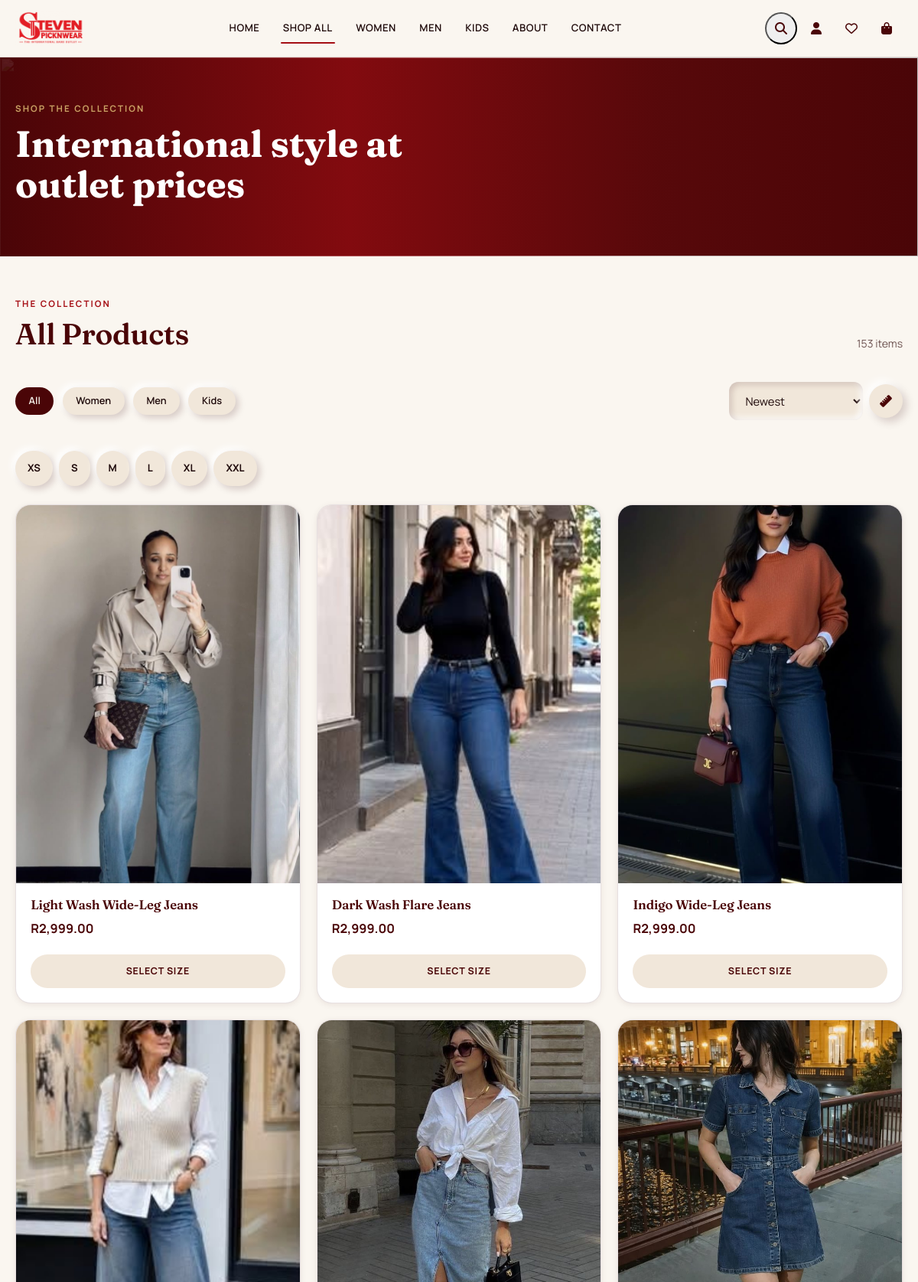
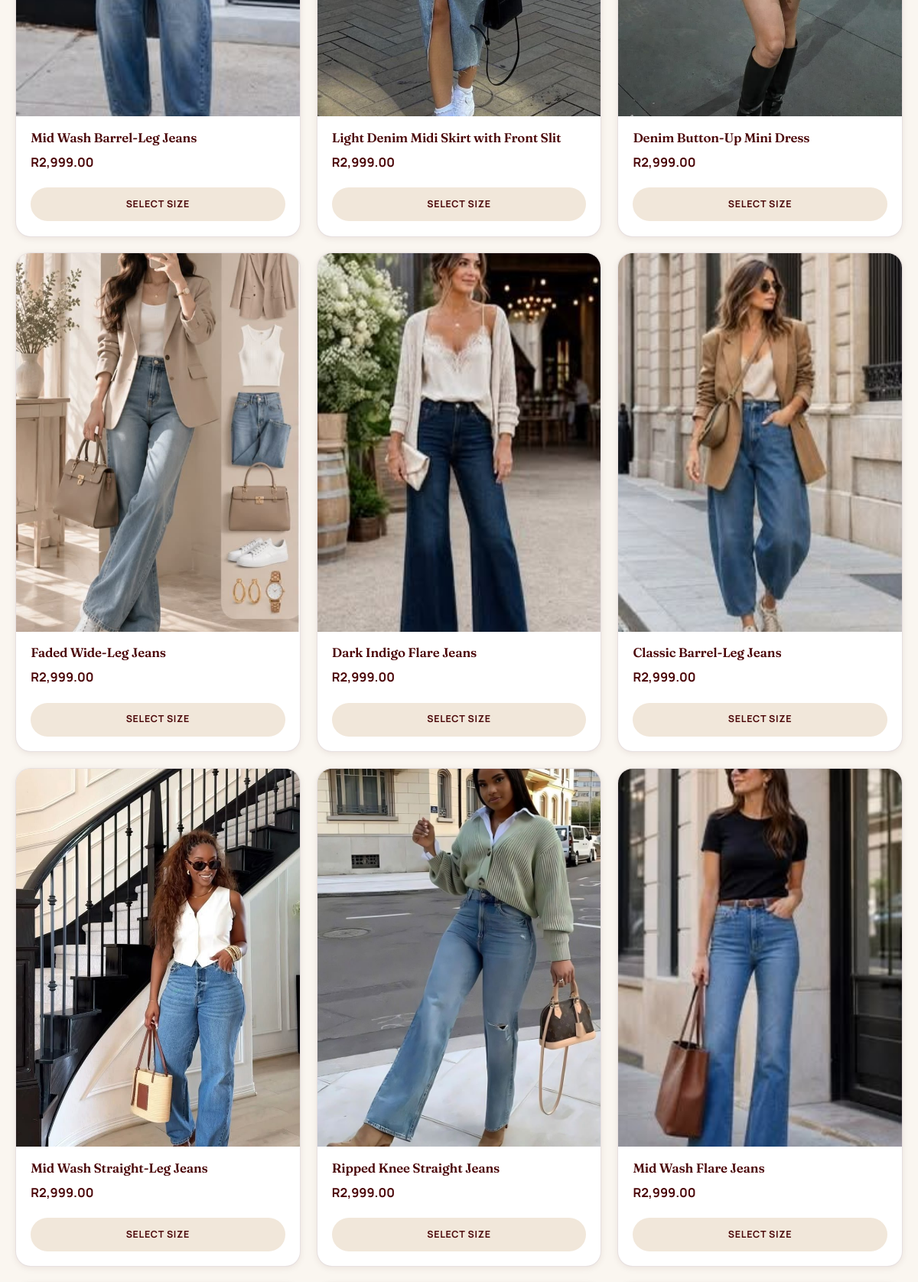
The page /shop.php (upper part) on the database its author committed (2 pictures, top to bottom).
### tables this page shows
CREATE TABLE IF NOT EXISTS `categories` (
  `id`         INT UNSIGNED NOT NULL AUTO_INCREMENT,
  `name`       VARCHAR(120) NOT NULL,
  `slug`       VARCHAR(140) NOT NULL UNIQUE,
  `parent_id`  INT UNSIGNED DEFAULT NULL,
  `image`      VARCHAR(500) DEFAULT NULL,
  `status`     ENUM('active','inactive') NOT NULL DEFAULT 'active',
  `sort_order` INT NOT NULL DEFAULT 0,
  `created_at` DATETIME NOT NULL DEFAULT CURRENT_TIMESTAMP,
  PRIMARY KEY (`id`),
  KEY `idx_slug` (`slug`),
  KEY `idx_parent` (`parent_id`)
);

CREATE TABLE IF NOT EXISTS `products` (
  `id`                 INT UNSIGNED NOT NULL AUTO_INCREMENT,
  `category_id`        INT UNSIGNED DEFAULT NULL,
  `name`               VARCHAR(200) NOT NULL,
  `slug`               VARCHAR(220) NOT NULL UNIQUE,
  `description`        LONGTEXT DEFAULT NULL,
  `short_desc`         TEXT DEFAULT NULL,
  `type`               ENUM('simple','variable') NOT NULL DEFAULT 'variable',
  `base_price`         DECIMAL(10,2) NOT NULL DEFAULT 0.00,
  `sale_price`         DECIMAL(10,2) DEFAULT NULL,
  `sku`                VARCHAR(80) DEFAULT NULL UNIQUE,
  `stock_status`       ENUM('in_stock','out_of_stock','on_backorder') NOT NULL DEFAULT 'in_stock',
  `stock_qty`          INT NOT NULL DEFAULT 0,
  `featured_image`     VARCHAR(500) DEFAULT NULL,
  `is_featured`        TINYINT(1) NOT NULL DEFAULT 0,
  `is_sale`            TINYINT(1) NOT NULL DEFAULT 0,
  `is_one_of_a_kind`   TINYINT(1) NOT NULL DEFAULT 0,
  `status`             ENUM('published','draft') NOT NULL DEFAULT 'draft',
  `tags`                VARCHAR(500) DEFAULT NULL,
  `meta_title`         VARCHAR(200) DEFAULT NULL,
  `meta_desc`          VARCHAR(320) DEFAULT NULL,
  `created_at`         DATETIME NOT NULL DEFAULT CURRENT_TIMESTAMP,
  `updated_at`         DATETIME NOT NULL DEFAULT CURRENT_TIMESTAMP ON UPDATE CURRENT_TIMESTAMP,
  PRIMARY KEY (`id`),
  KEY `idx_slug` (`slug`),
  KEY `idx_category` (`category_id`),
  KEY `idx_featured` (`is_featured`),
  KEY `idx_sale` (`is_sale`),
  KEY `idx_stock` (`stock_status`),
  KEY `idx_status` (`status`)
);

### config/security.php (called while the page is built, shortened)
<?php
function sanitize(mixed $data): mixed
{
    return htmlspecialchars(strip_tags(trim($data)), ENT_QUOTES, 'UTF-8');
}

### classes/ProductRepository.php (called while the page is built, shortened)
<?php
final class ProductRepository
{
    public function getAll(array $filters = [], int $page = 1, int $perPage = PRODUCTS_PER_PAGE): array
    {
        $where  = ['1=1'];
        $params = [];
        $status = $filters['status'] ?? 'published';
        if ($status !== 'all') {
            $where[] = 'p.status = :status';
            $params[':status'] = $status;
        }
        $orderBy = match ($filters['sort'] ?? 'newest') {
            'price_asc'  => 'COALESCE(p.sale_price, p.base_price) ASC',
            'price_desc' => 'COALESCE(p.sale_price, p.base_price) DESC',
            'name'       => 'p.name ASC',
            default      => 'p.created_at DESC',
        };
        $whereSql = implode(' AND ', $where);
        $countStmt = db()->prepare("SELECT COUNT(*) FROM products p LEFT JOIN categories c ON c.id = p.category_id WHERE $whereSql");
        $countStmt->execute($params);
        $total = (int) $countStmt->fetchColumn();
        $perPage = max(1, $perPage);
        $pages   = (int) max(1, ceil($total / $perPage));
        $page    = max(1, min($page, $pages));
        $offset  = ($page - 1) * $perPage;
        $sql = "SELECT p.*, c.name AS category_name, c.slug AS category_slug
                FROM products p LEFT JOIN categories c ON c.id = p.category_id
                WHERE $whereSql ORDER BY $orderBy LIMIT :limit OFFSET :offset";
        $stmt = db()->prepare($sql);
        foreach ($params as $k => $v) {
            $stmt->bindValue($k, $v);
        }
        $stmt->bindValue(':limit', $perPage, PDO::PARAM_INT);
        $stmt->bindValue(':offset', $offset, PDO::PARAM_INT);
        $stmt->execute();
        return ['items' => $stmt->fetchAll(), 'total' => $total, 'pages' => $pages, 'page' => $page];
    }
    public function getPrice(array $product): float
    {
        return ($product['is_sale'] && $product['sale_price']) ? (float) $product['sale_price'] : (float) $product['base_price'];
    }
}

### config/db.php (called while the page is built, shortened)
<?php
final class Database
{
    private static ?PDO $instance = null;
    public static function connect(): PDO
    {
        if (self::$instance === null) {
            $dsn = 'mysql:host=' . DB_HOST . ';dbname=' . DB_NAME . ';charset=' . DB_CHARSET;
            $options = [
                PDO::ATTR_ERRMODE            => PDO::ERRMODE_EXCEPTION,
                PDO::ATTR_DEFAULT_FETCH_MODE => PDO::FETCH_ASSOC,
                PDO::ATTR_EMULATE_PREPARES   => false,
                PDO::MYSQL_ATTR_INIT_COMMAND => "SET NAMES utf8mb4 COLLATE utf8mb4_unicode_ci",
            ];
            self::$instance = new PDO($dsn, DB_USER, DB_PASS, $options);
        }
        return self::$instance;
    }
}
function db(): PDO
{
    return Database::connect();
}

### includes/product-card.php (the view, shortened to what this page needs)
<?php
$repo = $repo ?? new ProductRepository();
$price = $repo->getPrice($product);
$img = product_image($product['featured_image']);
?>
<div class="product-card" data-product-id="<?= $product['id'] ?>">
  <div class="product-card-img-wrap">
    <a href="<?= SITE_URL ?>/modules/shop/product.php?slug=<?= urlencode($product['slug']) ?>">
      <img class="product-card-img" src="<?= htmlspecialchars($img) ?>" alt="<?= htmlspecialchars($product['name']) ?>" loading="lazy"
           onerror="this.onerror=null;this.src='<?= SITE_URL ?>/assets/img/placeholder.jpg'">
    </a>
  </div>
  <div class="product-card-body">
    <h3 class="product-card-name">
      <a href="<?= SITE_URL ?>/modules/shop/product.php?slug=<?= urlencode($product['slug']) ?>"><?= htmlspecialchars($product['name']) ?></a>
    </h3>
    <div class="product-card-price">
      <span class="price-current"><?= format_price($price) ?></span>
    </div>
  </div>
  <div class="product-card-footer">
    <a href="<?= SITE_URL ?>/modules/shop/product.php?slug=<?= urlencode($product['slug']) ?>" class="add-to-cart-btn" style="display:block;text-align:center;">
      <?= $product['stock_status'] === 'out_of_stock' ? 'Sold Out' : 'Select Size' ?>
    </a>
  </div>
</div>

### shop.php (shortened to what this page needs)
<?php
require_once __DIR__ . '/includes/functions.php';
require_once __DIR__ . '/includes/header.php';
$repo = new ProductRepository();
$filters = ['status' => 'published'];
$filters['sort'] = sanitize($_GET['sort'] ?? ($filters['sort'] ?? 'newest'));
$page = max(1, (int) ($_GET['page'] ?? 1));
$result = $repo->getAll($filters, $page, PRODUCTS_PER_PAGE);
$categories = get_categories();
$activeCat  = $filters['category'] ?? '';
$sizes      = $activeCat === 'kids' ? KIDS_SIZES : JACKET_SIZES;
$heading    = MAIN_CATEGORIES[$activeCat] ?? ($activeCat !== '' ? ucfirst($activeCat) : 'All Products');
$wishlistIds = is_logged_in() ? wishlist_ids((int) $current_user['id']) : [];
function shop_qs(array $overrides): string {
    $params = array_merge($_GET, $overrides);
    $params = array_filter($params, fn($v) => $v !== '' && $v !== null);
    return '?' . http_build_query($params);
}
?>
<section class="section-sm">
  <div class="container-ric">
    <div class="section-heading">
      <div>
        <span class="eyebrow">The Collection</span>
        <h2><?= htmlspecialchars($heading) ?></h2>
      </div>
      <span class="text-muted-ric small"><?= $result['total'] ?> item<?= $result['total'] === 1 ? '' : 's' ?></span>
    </div>
    <div class="filters-bar">
      <a href="<?= shop_qs(['category' => null, 'style' => null, 'size' => null, 'page' => null]) ?>" class="chip <?= empty($filters['category']) ? 'is-active' : '' ?>">All</a>
      <?php foreach ($categories as $cat): ?>
        <a href="<?= shop_qs(['category' => $cat['slug'], 'style' => null, 'size' => null, 'page' => null]) ?>" class="chip <?= ($filters['category'] ?? '') === $cat['slug'] ? 'is-active' : '' ?>"><?= htmlspecialchars($cat['name']) ?></a>
      <?php endforeach; ?>
      <div class="ms-auto d-flex gap-2 align-items-center">
        <select class="form-control-ric" style="width:auto;" onchange="window.location.href=this.value">
          <?php foreach (['newest' => 'Newest', 'price_asc' => 'Price: Low to High', 'price_desc' => 'Price: High to Low', 'name' => 'Name A–Z'] as $val => $label): ?>
            <option value="<?= shop_qs(['sort' => $val]) ?>" <?= $filters['sort'] === $val ? 'selected' : '' ?>><?= $label ?></option>
          <?php endforeach; ?>
        </select>
        <button type="button" class="btn-icon-neu" data-bs-toggle="modal" data-bs-target="#sizeGuideModal" title="Size Guide"><i class="fa-solid fa-ruler"></i></button>
      </div>
    </div>
    <div class="d-flex flex-wrap gap-2 mb-4">
      <?php foreach ($sizes as $sz): ?>
        <a href="<?= shop_qs(['size' => ($filters['size'] ?? '') === $sz ? null : $sz]) ?>" class="size-chip <?= ($filters['size'] ?? '') === $sz ? 'is-active' : '' ?>" style="width:auto;padding:0 1rem;border-radius:var(--radius-pill);"><?= $sz ?></a>
      <?php endforeach; ?>
    </div>
    <?php if ($result['items']): ?>
      <div class="product-grid">
        <?php foreach ($result['items'] as $product): $in_wishlist = in_array($product['id'], $wishlistIds); ?>
          <?php include __DIR__ . '/includes/product-card.php'; ?>
        <?php endforeach; ?>
      </div>
    <?php endif; ?>
  </div>
</section>
<?php require_once __DIR__ . '/includes/footer.php'; ?>

### assets/css/theme.css (style rules this page uses)
:root { --espresso: #4A0507; --espresso-2: #6A080B; --espresso-3: #8A0C10; --saddle: #A50E14; --saddle-light: #CAA264; --saddle-dark: #7A0A0E; --rust: #C41E25; --brand-red: #ED3232; --blush: #FCE9E6; --ivory: #FAF6F0; --cream: #F1E7DA; --cream-2: #E9DCC8; --white: #FFFFFF; --text-dark: #1F0A0B; --text-muted: #6E5452; --text-on-dark: #F1E7DA; --text-on-dark-muted: rgba(241,231,218,0.68); --success: #4C7A4A; --danger: #B0432E; --warning: #B9812E; --info: #3E6E8C; --border-light: rgba(58,6,8,0.12); --border-dark: rgba(255,255,255,0.10); --glass-bg-dark: rgba(58,6,8,0.55); --glass-bg-darker: rgba(30,4,5,0.72); --glass-bg-light: rgba(250,246,240,0.6); --glass-border: rgba(255,255,255,0.22); --glass-blur: 20px; --neu-light: #FFFFFF; --neu-shadow-dark: rgba(58,6,8,0.18); --neu-distance: 6px; --neu-blur: 14px; --font-serif: 'Fraunces', Georgia, 'Times New Roman', serif; --font-sans: 'Manrope', 'Helvetica Neue', Arial, sans-serif; --radius-sm: 6px; --radius: 12px; --radius-lg: 20px; --radius-pill: 999px; --shadow-sm: 0 2px 8px rgba(58,6,8,0.08); --shadow: 0 8px 24px rgba(58,6,8,0.12); --shadow-lg: 0 20px 50px rgba(58,6,8,0.22); --shadow-saddle: 0 10px 30px rgba(165,14,20,0.25); --transition: all .35s cubic-bezier(.4,0,.2,1); --transition-fast: all .18s ease; --container-max: 1360px; }
* { box-sizing: border-box; }
html { scroll-behavior: smooth; }
body { font-family: var(--font-sans); color: var(--text-dark); background: var(--ivory); -webkit-font-smoothing: antialiased; overflow-x: hidden; }
h1, h2, h3, h4, h5, h6, .font-serif { font-family: var(--font-serif); color: var(--espresso); font-weight: 600; letter-spacing: -0.01em; }
.eyebrow { font-family: var(--font-sans); font-size: 0.72rem; font-weight: 700; letter-spacing: 0.18em; text-transform: uppercase; color: var(--saddle); }
a { color: inherit; text-decoration: none; }
img { max-width: 100%; display: block; }
.container-ric { width: 100%; max-width: var(--container-max); margin: 0 auto; padding: 0 20px; }
.text-muted-ric { color: var(--text-muted) !important; }

### assets/css/responsive.css (style rules this page uses)
html, body { overflow-x: hidden; }
@media (max-width: 1399px) { .product-grid { grid-template-columns: repeat(3, 1fr); gap: 1.3rem; } }
@media (hover: none) { .product-card-img-wrap { padding-bottom: 0; } }

### rows shown on the page
categories: name "Women"
categories: name "Men"
categories: name "Kids"
products: featured_image (picture), name "Light Wash Wide-Leg Jeans", format_price($price) "R2,999.00", stock_status "SELECT SIZE"
products: featured_image (picture), name "Dark Wash Flare Jeans", format_price($price) "R2,999.00", stock_status "SELECT SIZE"
products: featured_image (picture), name "Indigo Wide-Leg Jeans", format_price($price) "R2,999.00", stock_status "SELECT SIZE"
products: featured_image (picture), name "Mid Wash Barrel-Leg Jeans", format_price($price) "R2,999.00", stock_status "SELECT SIZE"
products: featured_image (picture), name "Light Denim Midi Skirt with Front Slit", format_price($price) "R2,999.00", stock_status "SELECT SIZE"
products: featured_image (picture), name "Denim Button-Up Mini Dress", format_price($price) "R2,999.00", stock_status "SELECT SIZE"
products: featured_image (picture), name "Faded Wide-Leg Jeans", format_price($price) "R2,999.00", stock_status "SELECT SIZE"
products: featured_image (picture), name "Dark Indigo Flare Jeans", format_price($price) "R2,999.00", stock_status "SELECT SIZE"
products: featured_image (picture), name "Classic Barrel-Leg Jeans", format_price($price) "R2,999.00", stock_status "SELECT SIZE"
products: featured_image (picture), name "Mid Wash Straight-Leg Jeans", format_price($price) "R2,999.00", stock_status "SELECT SIZE"
products: featured_image (picture), name "Ripped Knee Straight Jeans", format_price($price) "R2,999.00", stock_status "SELECT SIZE"
products: featured_image (picture), name "Mid Wash Flare Jeans", format_price($price) "R2,999.00", stock_status "SELECT SIZE"

### other values the page prints
$label "WOMEN"
$label "MEN"
$label "KIDS"
$eyebrow "SHOP THE COLLECTION"
$title "International style at outlet prices"
$heading "All Products"
$result['total'] "153"
$sz "XS"
$sz "S"
$sz "M"
$sz "L"
$sz "XL"
$sz "XXL"
form field value "Newest"
